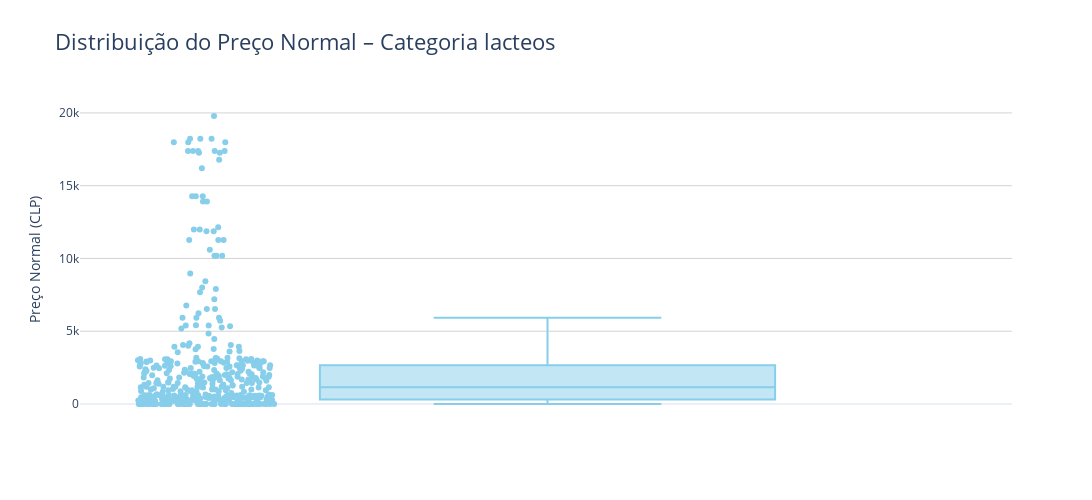

Source (notebook cell):
### Markdown cell above
Dica: Para trazer apenas os dados da categoria que você deseja você pode usar o df.loc[df['Categoria'] == 'CATEGORIA ESCOLHIDA'

### Code cell
#Seu código aqui
df_lacteos = df.loc[df['Categoria'] == 'lacteos']
fig = px.box(
    df_lacteos,
    y='Preco_Normal',
    points='all',
    title='Distribuição do Preço Normal – Categoria lacteos',
    labels={'Preco_Normal': 'Preço Normal (Pesos chilenos)'},
    template='plotly_white',
)

fig.update_traces(marker_color='skyblue', boxpoints='all', jitter=0.3)
fig.update_layout(
    width=1500,
    height=500,
    title_font_size=22,
    yaxis_title='Preço Normal (CLP)',
    plot_bgcolor='white',
    yaxis_showgrid=True,
    yaxis_gridcolor='lightgrey'
)

fig.show()

### Figure 1 — Plotly figure (JSON) as saved in the notebook; plotly's stock layout.template omitted (floating-point values rounded to 4 significant figures; data arrays with more than 128 entries replaced by an {"elided": "..."} marker saying what was removed)
{"data": [{"alignmentgroup": "True", "boxpoints": "all", "hovertemplate": "Preço Normal (Pesos chilenos)=%{y}<extra></extra>", "jitter": 0.3, "legendgroup": "", "marker": {"color": "skyblue"}, "name": "", "notched": false, "offsetgroup": "", "orientation": "v", "showlegend": false, "type": "box", "x0": " ", "xaxis": "x", "y": {"elided": "425 int values"}, "y0": " ", "yaxis": "y"}], "layout": {"boxmode": "group", "height": 500, "legend": {"tracegroupgap": 0}, "plot_bgcolor": "white", "title": {"font": {"size": 22}, "text": "Distribuição do Preço Normal – Categoria lacteos"}, "width": 1500, "xaxis": {"anchor": "y", "domain": [0, 1]}, "yaxis": {"anchor": "x", "domain": [0, 1], "gridcolor": "lightgrey", "showgrid": true, "title": {"text": "Preço Normal (CLP)"}}}}
